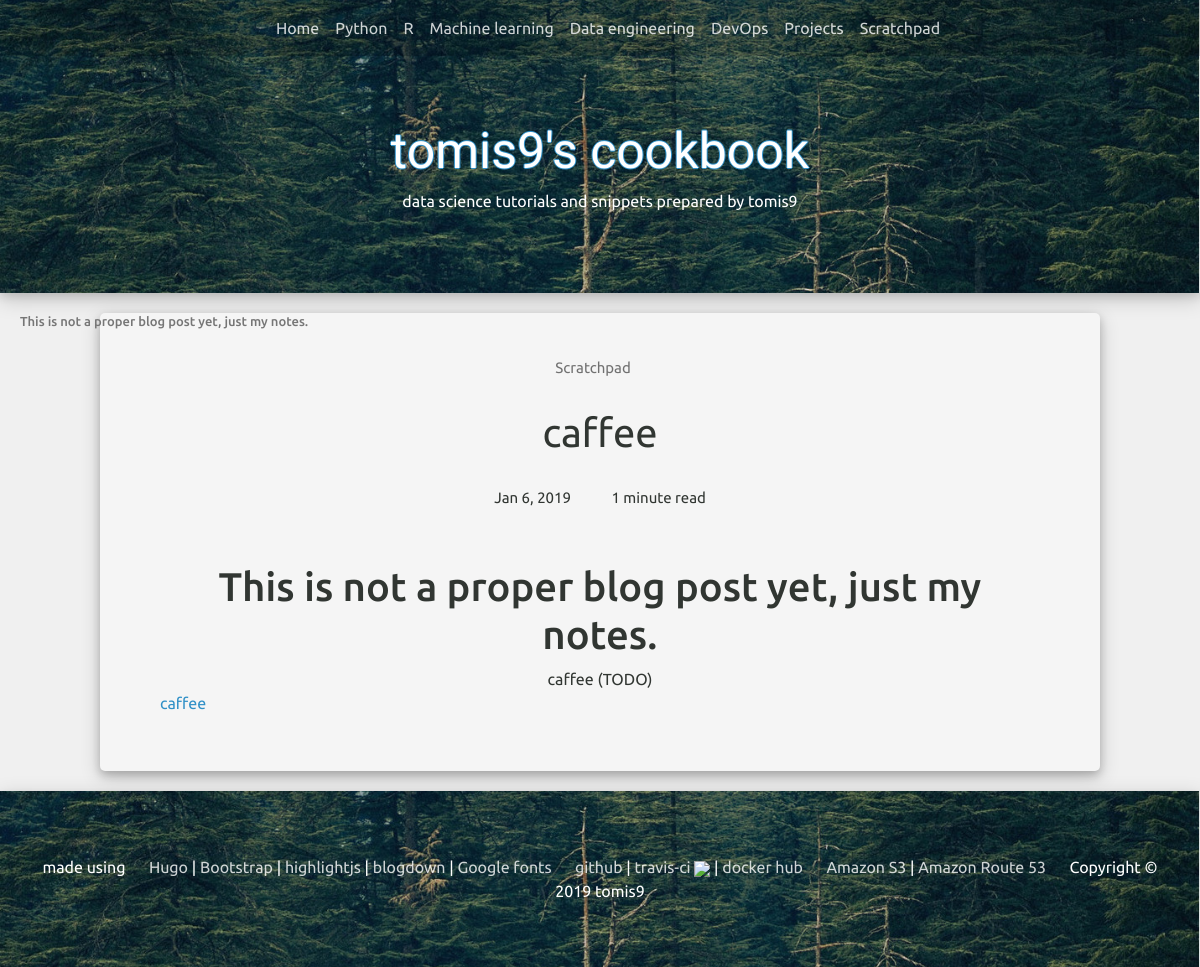
The app's page /post/caffee/ with its own data.
### blog/models.py (models this page shows, shortened)
class Category(models.Model):
    category_slug = models.CharField(max_length=250, primary_key=True)
    category_name = models.CharField(max_length=250)
    def get_absolute_url(self):
        return "/list/" + self.category_slug

class CategoryPost(models.Model):
    post_slug = models.ForeignKey(Post, on_delete=models.CASCADE)
    category_slug = models.ForeignKey(Category, on_delete=models.CASCADE)

class Post(models.Model):
    post_slug = models.SlugField(max_length=250, default='empty', primary_key=True)
    title = models.CharField(max_length=250)
    body = models.TextField(default='')
    date = models.DateTimeField(default=timezone.now)
    draft = models.BooleanField(default=True)
    read_time = models.IntegerField(default=0)
    def get_absolute_url(self):
        return "/post/" + self.post_slug
    def format_date(self):
        return self.date.strftime("%b %-d, %Y")
    class Meta:
        ordering = ('-date',)

### blog/views.py (the view)
# urls.py: path('post/<slug:slug>/', view_single, name='view_single'),
def view_single(request, slug):
    post = Post.objects.get(post_slug=slug)
    categories_specific = CategoryPost.objects.filter(post_slug=slug)
    categories = Category.objects.all()
    category_posts = CategoryPost.objects.all()
    context = {'post': post, 'categories': categories,
               'category_posts': category_posts,
               'categories_specific': categories_specific}
    return render(request, 'blog/post/single.html', context)

### blog/templates/blog/post/single.html (shortened to what this page needs)
{% extends "blog/base.html" %}
{% load static %}
{% block content %}
<nav id="toc" data-toggle="toc" class="sticky-top d-none d-xl-block"></nav>
<div class="article">
<div class="article-categories">
    {% for category in categories_specific %}
    <a href="{{ category.category_slug.get_absolute_url }}" role="button">{{ category.category_slug.category_name }}</a>
    {% endfor %}
    <br>
</div>
<div class="article-title">
  {{ post.title }}
</div>
<div class="article-info">
    {{ post.format_date }} &emsp;  &emsp;
    {{ post.read_time }} {% if post.read_time == 1 %} minute {% else %} minutes {% endif %} read
</div>
{{ post.body|safe }}
</div>
{% endblock %}

### blog/templates/blog/base.html (shortened to what this page needs)
{% load static %}
<!DOCTYPE html>
<html lang="en">
  <head>
  <link rel="stylesheet" href="https://maxcdn.bootstrapcdn.com/bootstrap/4.3.1/css/bootstrap.min.css">
  <link rel="stylesheet" href="{% static "/css/bootstrap-toc.css" %}">
  <link rel="stylesheet" href="{% static "/css/darcula.css" %}">
  <link rel="stylesheet" href="{% static "/css/style.css" %}">
  <link rel="stylesheet" href="https://cdn.jsdelivr.net/npm/katex@0.10.2/dist/katex.min.css">
</head>
<body data-spy="scroll" data-target="#toc">
<nav id="navbar" class="navbar navbar-expand-md fixed-top navbar-hide transition">
    <div class="collapse navbar-collapse" id="collapsibleNavbar">
        <ul class="navbar-nav">
            <li class="nav-item">
                <a class="nav-link" href="/">Home</a>
            </li>
            {% for category in categories %}
                <li class="nav-item dropdown">
                    <a class="nav-link dropdown-toggle" data-toggle="dropdown">{{ category.category_name }}</a>
                </li>
            {% endfor %}
        </ul>
    </div>
</nav>
<div class="jumbotron text-center" id="header">
  <div id="header-title">
      <a href="/">tomis9's cookbook</a>
  </div>
  <p style="color: white;">data science tutorials and snippets prepared by tomis9</p>
</div>
{% block content %}
{% endblock %}
<div class="jumbotron text-center" id="footer">
  made using &emsp;
  <br class="d-xl-none">
  <a href="https://gohugo.io/">Hugo</a> |
  <a href="https://getbootstrap.com/">Bootstrap</a> |
  <a href="https://highlightjs.org/">highlightjs</a> |
  <a href="https://bookdown.org/yihui/blogdown/">blogdown</a> |
  <a href="https://fonts.google.com/">Google fonts</a> &emsp;
  <br class="d-xl-none">
  <a href="https://github.com/tomis9/cookbook">github</a> |
  <a href="https://travis-ci.org/tomis9/cookbook">travis-ci</a> <a href="https://travis-ci.org/tomis9/cookbook"><img src="https://api.travis-ci.org/tomis9/cookbook.png"></img></a> |
  <a href="https://hub.docker.com/r/tomis9/cookbook">docker hub</a> &emsp;
  <br class="d-xl-none">
  <a href="https://aws.amazon.com/s3">Amazon S3</a> |
  <a href="https://aws.amazon.com/route53/">Amazon Route 53</a> &emsp;
  <br class="d-xl-none">
  Copyright &copy; 2019 tomis9
</div>
</body>
</html>

### blog/static/css/style.css (style rules this page uses)
body { background-color: rgb(240, 240, 240); }
#navbar { color: white; }
.transition { -webkit-transition: all 0.5s ease-in-out; -moz-transition: all 0.5s ease-in-out; -o-transition: all 0.5s ease-in-out; transition: all 0.5s ease-in-out; }
.navbar-hide { background-color: none; background-image: url('/static/random-forest3.jpg'); background-position: center; background-repeat: no-repeat; background-size: cover; }
#header-title { margin: 0; margin-top: 50px; }
#header-title a:link, #header-title a:visited { text-shadow: -1px 0 #3090c7, 0 1px #3090c7, 1px 0 #3090c7, 0 -1px #3090c7; color: white; font-family: 'Fascinate', cursive; font-size: 50px; }
.navbar { overflow-x: hidden; max-height: 100%; }
@media (min-width: 768px) { .navbar-hide { background-color: rgba(0, 0, 0, 0.15); background-image: none; } }
@media (min-width: 768px) { .navbar-nav { margin:0 auto; } }
@media (min-width: 768px) { .navbar { overflow: visible; max-height: 1000px; } }
.nav-link, .nav-item { color: rgba(255, 255, 255, 0.8); }
.dropdown-toggle::after { display:none; }
.article { background-color: rgb(245, 245, 245); font-family: 'Ubuntu', sans-serif; color: #313632; margin-top: 20px; margin-bottom: 20px; padding-left: 10px; padding-right: 10px; }
@media (min-width: 768px) { .article { background-color: rgb(245, 245, 245); font-family: 'Ubuntu', sans-serif; color: #313632; margin: auto; margin-top: 20px; margin-bottom: 20px; max-width: 1000px; padding: 40px; padding-left: 60px; padding-right: 60px; border-radius: 5px; box-shadow: 0 4px 8px 0 rgba(0, 0, 0, 0.2), 0 6px 20px 0 rgba(0, 0, 0, 0.19); } }
.article a:link, .article a:visited, .list-div a:link, .list-div a:visited { color: #3090C7; color: rgba(48, 144, 199, 1); }
.article-title { font-size: 40px; margin-top: 20px; margin-bottom: 20px; text-align: center; }
.article-info, .article-categories { height: 30px; line-height: 30px; font-size: 15px; text-align: center; }
.article-categories a:link, .article-categories a:visited { color: rgba(80, 80, 80, 0.8); }
.article-info { margin-bottom: 50px; }
#header { margin-bottom:0; background-image: url('/static/random-forest3.jpg'); background-position: center; background-repeat: no-repeat; background-size: cover; border-radius: 0; box-shadow: 0 4px 8px 0 rgba(0, 0, 0, 0.1), 0 6px 20px 0 rgba(0, 0, 0, 0.19); font-family: 'Ubuntu', sans-serif; }
#footer { background-image: url('/static/random-forest3.jpg'); background-position: center; background-repeat: no-repeat; background-size: cover; border-radius: 0; box-shadow: 0 4px 8px 0 rgba(0, 0, 0, 0.1), 0 6px 20px 0 rgba(0, 0, 0, 0.19); margin-bottom:0; color: white; font-family: 'Ubuntu', sans-serif; }
#footer a:link, #footer a:visited { color: rgba(255, 255, 255, 0.8); }
.sticky-top { top: 75px; margin-top: 15px; float: left; font-family: 'Ubuntu', sans-serif; }
.nav-link { font-family: 'Ubuntu', sans-serif; }

### records on screen
Category: category_name "Python"
Category: category_name "R"
Category: category_name "Machine learning"
Category: category_name "Data engineering"
Category: category_name "DevOps"
Category: category_name "Projects"
Category: category_name "Scratchpad"
CategoryPost: category_slug.category_name "Scratchpad"
Post: title "caffee", format_date "Jan 6, 2019", read_time "1", body "This is not a proper blog post yet, just my notes. caffee (TODO) caffee"
